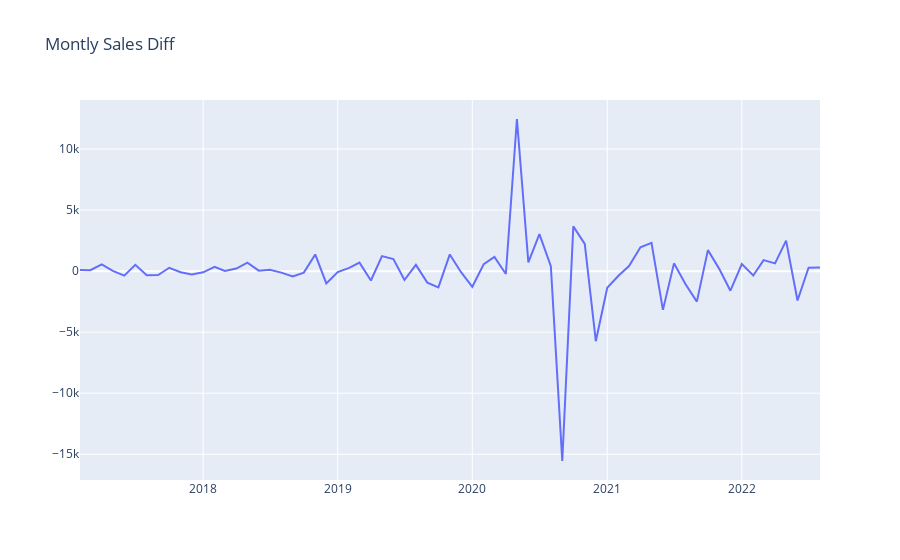

Notebook cell for this chart:
### Code cell
#plot sales diff
plot_data = [
    go.Scatter(
        x=df_diff['data_semana_comercial'],
        y=df_diff['diff'],
    )
]

plot_layout = go.Layout(
        title='Montly Sales Diff'
    )
fig = go.Figure(data=plot_data, layout=plot_layout)
pyoff.iplot(fig)
